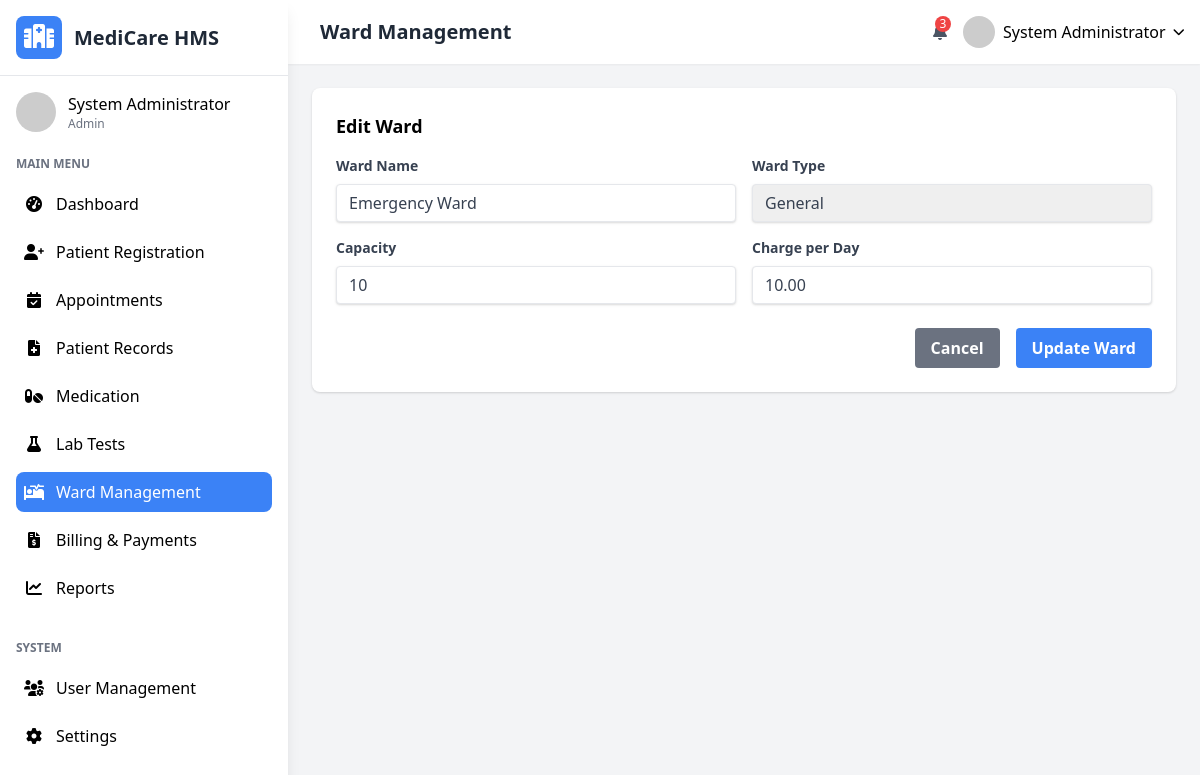
Screenshot of /wards.php?edit=1 (signed in) with the database file from the repository.
### tables this page shows
CREATE TABLE `users` (
  `user_id` int(11) NOT NULL,
  `username` varchar(50) NOT NULL,
  `password_hash` varchar(255) NOT NULL,
  `email` varchar(100) NOT NULL,
  `first_name` varchar(50) NOT NULL,
  `last_name` varchar(50) NOT NULL,
  `role` enum('admin','doctor','nurse','receptionist','lab_technician','pharmacist') NOT NULL,
  `specialization` varchar(100) DEFAULT NULL,
  `phone` varchar(20) DEFAULT NULL,
  `address` text DEFAULT NULL,
  `hire_date` date DEFAULT NULL,
  `status` enum('active','inactive','on_leave') DEFAULT 'active',
  `created_at` timestamp NOT NULL DEFAULT current_timestamp(),
  `updated_at` timestamp NOT NULL DEFAULT current_timestamp() ON UPDATE current_timestamp()
);

CREATE TABLE `wards` (
  `ward_id` int(11) NOT NULL,
  `ward_name` varchar(50) NOT NULL,
  `ward_type` enum('general','icu','maternity','pediatric','surgical') NOT NULL,
  `capacity` int(11) NOT NULL,
  `current_occupancy` int(11) DEFAULT 0,
  `charge_per_day` decimal(10,2) NOT NULL
);

### wards.php (the view, shortened to what this page needs)
<?php
$page_title = "Ward Management";
require_once 'includes/header.php';
$editing = false;
$ward = null;
if (isset($_GET['edit'])) {
    $editing = true;
    $ward_id = intval($_GET['edit']);
    $stmt = $conn->prepare("SELECT * FROM wards WHERE ward_id = ?");
    $stmt->bind_param("i", $ward_id);
    $stmt->execute();
    $result = $stmt->get_result();
    $ward = $result->fetch_assoc();
} elseif (isset($_GET['add'])) {
    $editing = true;
}
?>
<?php if ($editing): ?>
<div class="bg-white rounded-lg shadow p-6 mb-6">
    <h3 class="font-semibold text-lg mb-4"><?php echo isset($_GET['edit']) ? 'Edit Ward' : 'Add New Ward'; ?></h3>
    <form method="POST" action="">
        <div class="grid grid-cols-1 md:grid-cols-2 gap-4">
            <div>
                <label class="block text-gray-700 text-sm font-bold mb-2" for="ward_name">Ward Name</label>
                <input class="shadow appearance-none border rounded w-full py-2 px-3 text-gray-700 leading-tight focus:outline-none focus:shadow-outline"
                    id="ward_name" name="ward_name" type="text" placeholder="Ward name"
                    value="<?php echo htmlspecialchars($ward['ward_name'] ?? ''); ?>" required>
            </div>
            <div>
                <label class="block text-gray-700 text-sm font-bold mb-2" for="ward_type">Ward Type</label>
                <select class="shadow appearance-none border rounded w-full py-2 px-3 text-gray-700 leading-tight focus:outline-none focus:shadow-outline"
                    id="ward_type" name="ward_type" required>
                    <option value="general" <?php echo (isset($ward['ward_type']) && $ward['ward_type'] == 'general') ? 'selected' : ''; ?>>General</option>
                </select>
            </div>
            <div>
                <label class="block text-gray-700 text-sm font-bold mb-2" for="capacity">Capacity</label>
                <input class="shadow appearance-none border rounded w-full py-2 px-3 text-gray-700 leading-tight focus:outline-none focus:shadow-outline"
                    id="capacity" name="capacity" type="number" min="1" placeholder="Number of beds"
                    value="<?php echo htmlspecialchars($ward['capacity'] ?? 10); ?>" required>
            </div>
            <div>
                <label class="block text-gray-700 text-sm font-bold mb-2" for="charge_per_day">Charge per Day</label>
                <input class="shadow appearance-none border rounded w-full py-2 px-3 text-gray-700 leading-tight focus:outline-none focus:shadow-outline"
                    id="charge_per_day" name="charge_per_day" type="number" step="0.01" min="0" placeholder="0.00"
                    value="<?php echo htmlspecialchars($ward['charge_per_day'] ?? ''); ?>" required>
            </div>
        </div>
        <div class="mt-6 flex justify-end space-x-4">
            <a href="wards.php" class="bg-gray-500 hover:bg-gray-600 text-white font-bold py-2 px-4 rounded focus:outline-none focus:shadow-outline">
                Cancel
            </a>
            <?php if (isset($_GET['edit'])): ?>
                <button type="submit" name="update_ward" class="bg-blue-500 hover:bg-blue-600 text-white font-bold py-2 px-4 rounded focus:outline-none focus:shadow-outline">
                    Update Ward
                </button>
            <?php else: ?>
                <button type="submit" name="add_ward" class="bg-blue-500 hover:bg-blue-600 text-white font-bold py-2 px-4 rounded focus:outline-none focus:shadow-outline">
                    Add Ward
                </button>
            <?php endif; ?>
        </div>
    </form>
</div>
<?php endif; ?>
<?php require_once 'includes/footer.php'; ?>

### includes/header.php (shortened to what this page needs)
<?php
require_once 'config.php';
$user_id = $_SESSION['user_id'];
$user_query = $conn->prepare("SELECT * FROM users WHERE user_id = ?");
$user_query->bind_param("i", $user_id);
$user_query->execute();
$user_result = $user_query->get_result();
$user = $user_result->fetch_assoc();
?>
<!DOCTYPE html>
<html lang="en">
<head>
    <link href="https://cdn.jsdelivr.net/npm/tailwindcss@2.2.19/dist/tailwind.min.css" rel="stylesheet">
    <link rel="stylesheet" href="https://cdnjs.cloudflare.com/ajax/libs/font-awesome/6.0.0-beta3/css/all.min.css">
</head>
<body class="bg-gray-100 font-sans">
    <div class="flex h-screen overflow-hidden">
        <?php include 'includes/sidebar.php'; ?>
        <div class="flex-1 overflow-y-auto main-content md:ml-64 lg:ml-72">
            <header class="bg-white shadow-sm p-4 flex justify-between items-center sticky top-0 z-10">
                <div class="flex items-center space-x-4">
                    <h2 class="text-xl font-semibold text-gray-800"><?php echo isset($page_title) ? $page_title : 'Dashboard'; ?></h2>
                </div>
                <div class="flex items-center space-x-4">
                    <div class="relative">
                        <button class="text-gray-600 focus:outline-none">
                            <i class="fas fa-bell"></i>
                            <span class="absolute -top-1 -right-1 bg-red-500 text-white text-xs rounded-full h-4 w-4 flex items-center justify-center">3</span>
                        </button>
                    </div>
                    <div class="relative">
                        <button id="userMenuButton" class="flex items-center space-x-2 focus:outline-none">
                            <img src="https://randomuser.me/api/portraits/lego/5.jpg" alt="User" class="w-8 h-8 rounded-full">
                            <span class="hidden md:inline"><?php echo htmlspecialchars($user['first_name'] . ' ' . $user['last_name']); ?></span>
                            <i class="fas fa-chevron-down text-xs"></i>
                        </button>
                    </div>
                </div>
            </header>
            <main class="p-6">

### includes/sidebar.php (shortened to what this page needs)
<div class="sidebar bg-white w-64 md:w-72 shadow-lg fixed h-full overflow-y-auto transform -translate-x-full md:translate-x-0 transition-transform duration-300 ease-in-out z-20">
    <div class="p-4 flex items-center justify-between border-b">
        <div class="flex items-center space-x-3">
            <div class="bg-blue-500 p-2 rounded-lg">
                <i class="fas fa-hospital text-white text-2xl"></i>
            </div>
            <h1 class="text-xl font-bold text-gray-800">MediCare HMS</h1>
        </div>
    </div>
    <div class="p-4">
        <div class="flex items-center space-x-3 mb-6">
            <img src="https://randomuser.me/api/portraits/lego/5.jpg" alt="User" class="w-10 h-10 rounded-full">
            <div>
                <p class="font-medium"><?php echo htmlspecialchars($user['first_name'] . ' ' . $user['last_name']); ?></p>
                <p class="text-xs text-gray-500"><?php echo ucfirst($user['role']); ?></p>
            </div>
        </div>
        <nav>
            <h3 class="text-xs uppercase text-gray-500 font-bold mb-3">Main Menu</h3>
            <ul class="space-y-2">
                <li>
                    <a href="index.php" class="flex items-center space-x-3 p-2 rounded-lg <?php echo basename($_SERVER['PHP_SELF']) == 'index.php' ? 'active-nav-item' : 'hover:bg-blue-50'; ?>">
                        <i class="fas fa-tachometer-alt w-5 text-center"></i>
                        <span>Dashboard</span>
                    </a>
                </li>
                <li>
                    <a href="patients.php" class="flex items-center space-x-3 p-2 rounded-lg <?php echo basename($_SERVER['PHP_SELF']) == 'patients.php' ? 'active-nav-item' : 'hover:bg-blue-50'; ?>">
                        <i class="fas fa-user-plus w-5 text-center"></i>
                        <span>Patient Registration</span>
                    </a>
                </li>
                <li>
                    <a href="appointments.php" class="flex items-center space-x-3 p-2 rounded-lg <?php echo basename($_SERVER['PHP_SELF']) == 'appointments.php' ? 'active-nav-item' : 'hover:bg-blue-50'; ?>">
                        <i class="fas fa-calendar-check w-5 text-center"></i>
                        <span>Appointments</span>
                    </a>
                </li>
                <li>
                    <a href="medical_records.php" class="flex items-center space-x-3 p-2 rounded-lg <?php echo basename($_SERVER['PHP_SELF']) == 'medical_records.php' ? 'active-nav-item' : 'hover:bg-blue-50'; ?>">
                        <i class="fas fa-file-medical w-5 text-center"></i>
                        <span>Patient Records</span>
                    </a>
                </li>
                <li>
                    <a href="inventory.php" class="flex items-center space-x-3 p-2 rounded-lg <?php echo basename($_SERVER['PHP_SELF']) == 'inventory.php' ? 'active-nav-item' : 'hover:bg-blue-50'; ?>">
                        <i class="fas fa-pills w-5 text-center"></i>
                        <span>Medication</span>
                    </a>
                </li>
                <li>
                    <a href="lab_tests.php" class="flex items-center space-x-3 p-2 rounded-lg <?php echo basename($_SERVER['PHP_SELF']) == 'lab_tests.php' ? 'active-nav-item' : 'hover:bg-blue-50'; ?>">
                        <i class="fas fa-flask w-5 text-center"></i>
                        <span>Lab Tests</span>
                    </a>
                </li>
                <li>
                    <a href="wards.php" class="flex items-center space-x-3 p-2 rounded-lg <?php echo basename($_SERVER['PHP_SELF']) == 'wards.php' ? 'active-nav-item' : 'hover:bg-blue-50'; ?>">
                        <i class="fas fa-procedures w-5 text-center"></i>
                        <span>Ward Management</span>
                    </a>
                </li>
                <li>
                    <a href="billing.php" class="flex items-center space-x-3 p-2 rounded-lg <?php echo basename($_SERVER['PHP_SELF']) == 'billing.php' ? 'active-nav-item' : 'hover:bg-blue-50'; ?>">
                        <i class="fas fa-file-invoice-dollar w-5 text-center"></i>
                        <span>Billing & Payments</span>
                    </a>
                </li>
                <li>
                    <a href="reports.php" class="flex items-center space-x-3 p-2 rounded-lg <?php echo basename($_SERVER['PHP_SELF']) == 'reports.php' ? 'active-nav-item' : 'hover:bg-blue-50'; ?>">
                        <i class="fas fa-chart-line w-5 text-center"></i>
                        <span>Reports</span>
                    </a>
                </li>
            </ul>
            <h3 class="text-xs uppercase text-gray-500 font-bold mt-8 mb-3">System</h3>
            <ul class="space-y-2">
                <?php if ($user['role'] == 'admin'): ?>
                <li>
                    <a href="users.php" class="flex items-center space-x-3 p-2 rounded-lg <?php echo basename($_SERVER['PHP_SELF']) == 'users.php' ? 'active-nav-item' : 'hover:bg-blue-50'; ?>">
                        <i class="fas fa-users-cog w-5 text-center"></i>
                        <span>User Management</span>
                    </a>
                </li>
                <?php endif; ?>
                <li>
                    <a href="settings.php" class="flex items-center space-x-3 p-2 rounded-lg <?php echo basename($_SERVER['PHP_SELF']) == 'settings.php' ? 'active-nav-item' : 'hover:bg-blue-50'; ?>">
                        <i class="fas fa-cog w-5 text-center"></i>
                        <span>Settings</span>
                    </a>
                </li>
            </ul>
        </nav>
    </div>
</div>

### includes/header.php (style rules this page uses)
.sidebar { transition: all 0.3s; }
.active-nav-item { background-color: #3b82f6; color: white; }

### rows the page displays
users: first_name+last_name "System Administrator", role "Admin"
wards: ward_name "Emergency Ward", ward_type "General", capacity "10", charge_per_day "10.00"

### other values shown
$page_title "Ward Management"
